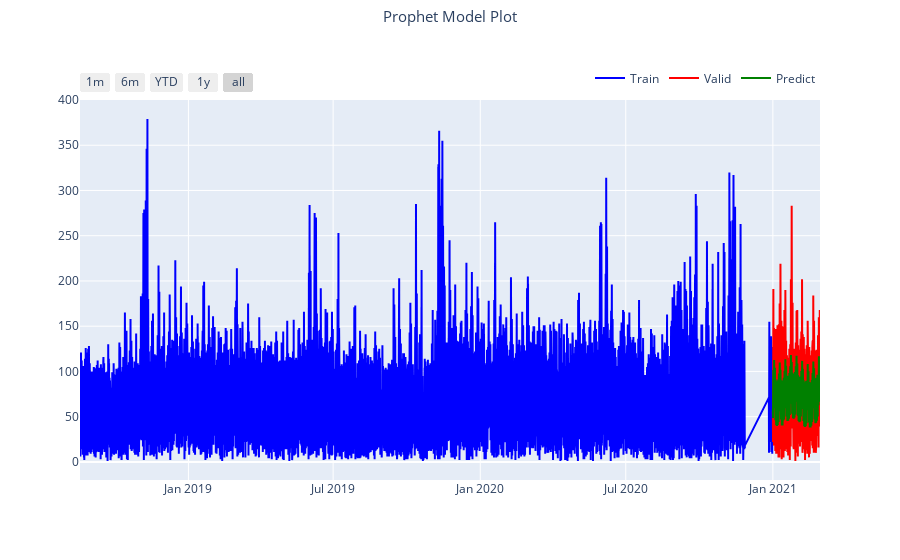

Source (notebook cell):
### Code cell
forecast_plot(train_df, valid_df, forecast['yhat'], ['Train', 'Valid', 'Predict'], 'Prophet')

### Figure 1 — Plotly figure (JSON) as saved in the notebook; plotly's stock layout.template omitted (floating-point values rounded to 4 significant figures; data arrays with more than 128 entries replaced by an {"elided": "..."} marker saying what was removed)
{"data": [{"marker": {"color": "blue", "size": 10}, "name": "Train", "textfont": {"color": "black", "family": "Times New Roman", "size": 18}, "type": "scatter", "x": {"elided": "16942 str values"}, "y": {"elided": "16942 int values"}}, {"marker": {"color": "red", "size": 10}, "name": "Valid", "type": "scatter", "x": {"elided": "1305 str values"}, "y": {"elided": "1305 int values"}}, {"marker": {"color": "green", "size": 10}, "name": "Predict", "type": "scatter", "x": {"elided": "1305 str values"}, "y": {"elided": "1305 float values"}}], "layout": {"legend": {"orientation": "h", "x": 1, "xanchor": "right", "y": 1.02, "yanchor": "bottom"}, "title": {"font": {"size": 15}, "text": "Prophet Model Plot", "x": 0.5, "xanchor": "center", "y": 0.98, "yanchor": "top"}, "xaxis": {"anchor": "y", "domain": [0, 1], "rangeselector": {"buttons": [{"count": 1, "label": "1m", "step": "month", "stepmode": "backward"}, {"count": 6, "label": "6m", "step": "month", "stepmode": "backward"}, {"count": 1, "label": "YTD", "step": "year", "stepmode": "todate"}, {"count": 1, "label": "1y", "step": "year", "stepmode": "backward"}, {"step": "all"}]}}, "yaxis": {"anchor": "x", "domain": [0, 1]}}}
